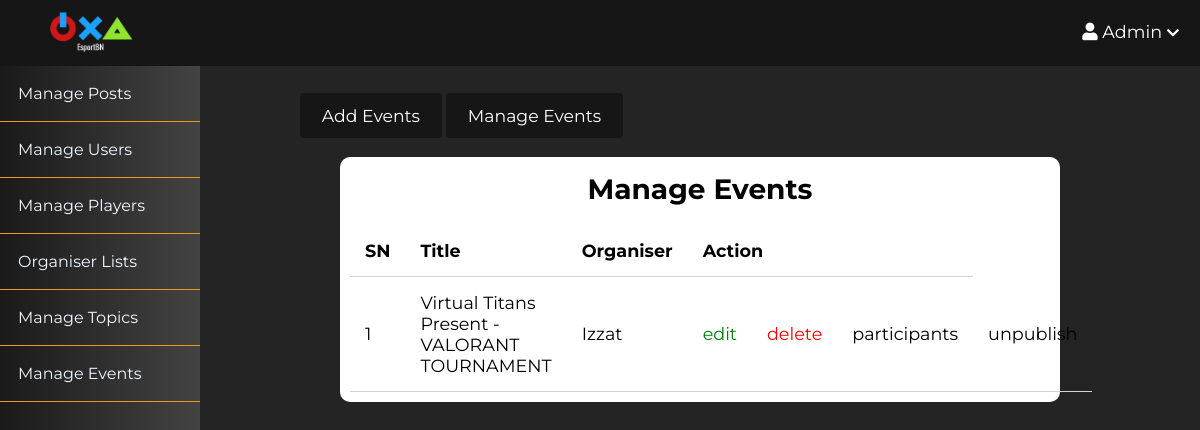
Before: /admin/events/index.php (signed in) with the older database file.
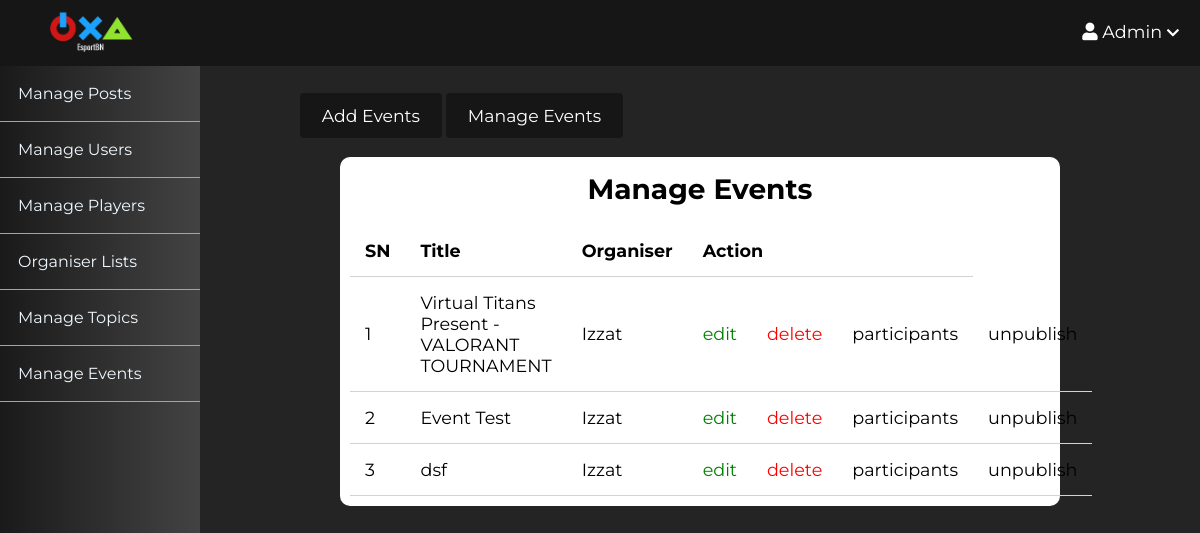
After: the same page with the newer database file.
### tables this page shows
CREATE TABLE `events` (
  `id` int(11) NOT NULL,
  `user_id` int(11) NOT NULL,
  `topic_id` int(11) DEFAULT NULL,
  `title` varchar(255) NOT NULL,
  `image` varchar(255) NOT NULL,
  `body` text NOT NULL,
  `category` varchar(255) NOT NULL,
  `s_price` float(10,2) NOT NULL,
  `currency` varchar(10) NOT NULL DEFAULT 'SGD',
  `published` tinyint(4) NOT NULL,
  `created_at` datetime NOT NULL DEFAULT current_timestamp(),
  `status` tinyint(1) NOT NULL DEFAULT 1 COMMENT '1=Active, 0=Inactive',
  `participant_limit` int(30) NOT NULL
);

CREATE TABLE `users` (
  `id` int(11) NOT NULL,
  `admin` tinyint(4) NOT NULL,
  `username` varchar(255) NOT NULL,
  `email` varchar(255) NOT NULL,
  `password` varchar(255) NOT NULL,
  `code` mediumint(50) NOT NULL,
  `status` text NOT NULL,
  `created_at` timestamp NOT NULL DEFAULT current_timestamp(),
  `bio` text NOT NULL DEFAULT 'No Bio Yet ... ',
  `instagram` text NOT NULL DEFAULT 'EsportBrunei',
  `steam` text NOT NULL DEFAULT 'SteamID',
  `discord` text NOT NULL DEFAULT 'name#0000',
  `pic` varchar(255) NOT NULL DEFAULT '1634018908_profile.png',
  `blocked` tinyint(4) NOT NULL,
  `proof` varchar(255) NOT NULL,
  `organiser_status` int(11) NOT NULL,
  `phone_number` int(7) NOT NULL,
  `details` text NOT NULL
);

### app/database/db.php (called while the page is built, shortened)
<?php
require('connect.php');
function executeQuery($sql, $data)
{
    global $conn;
    $stmt = $conn->prepare($sql);
    $values = array_values($data);
    $types = str_repeat('s', count($values));
    $stmt->bind_param($types, ...$values);
    $stmt->execute();
    return $stmt;
}
function selectEvent($table, $conditions = [])
{
    global $conn;
    $sql =" select e.id as eventid, e.user_id, topic_id,title, image, body, published, e.created_at, u.id, username from events e inner join users u ON e.user_id = u.id ";
    if (empty($conditions)) {
        $stmt = $conn->prepare($sql);
        $stmt->execute();
        $records = $stmt->get_result()->fetch_all(MYSQLI_ASSOC);
        return $records;
    } else {
        $i = 0;
        foreach ($conditions as $key => $value) {
            if ($i === 0) {
                $sql = $sql . " WHERE $key=?";
            } else {
                $sql = $sql . " AND $key=?";
            }
            $i++;
        }
        $stmt = executeQuery($sql, $conditions);
        $records = $stmt->get_result()->fetch_all(MYSQLI_ASSOC);
        return $records;
    }
}

### app/controllers/events.php (called while the page is built, shortened)
<?php
include(ROOT_PATH . "/app/database/db.php");
$table = 'events';
$events = selectEvent($table ,  array('published'=> 1));
$Adminevents = selectEvent($table);

### admin/events/index.php (the view, shortened to what this page needs)
<?php include(ROOT_PATH . "/app/controllers/events.php");
?>
<!DOCTYPE html>
<html lang="en">
    <head>
        <link rel="stylesheet"
            href="https://use.fontawesome.com/releases/v5.7.2/css/all.css"
>
        <link rel="stylesheet" href="../../assets/css/style.css">
        <link rel="stylesheet" href="../../assets/css/admin.css">
    </head>
    <body>
    <?php include(ROOT_PATH . "/app/includes/adminHeader.php"); ?>
        <div class="admin-wrapper">
        <?php include(ROOT_PATH . "/app/includes/adminSidebar.php"); ?>
            <div class="admin-content">
                <div class="button-group">
                    <a href="create.php" class="btn btn-big">Add Events</a>
                    <a href="index.php" class="btn btn-big">Manage Events</a>
                </div>
                <div class="content">
                    <h2 class="page-title">Manage Events</h2>
                    <table>
                        <thead>
                            <th>SN</th>
                            <th>Title</th>
                            <th>Organiser</th>
                            <th colspan="3">Action</th>
                        </thead>
                        <tbody>
                            <?php foreach ($Adminevents as $key => $post): ?>
                                <tr>
                                    <td><?php echo $key + 1; ?></td>
                                    <td><?php echo $post['title'] ?></td>
                                    <td><?php echo $post['username'] ?></td>
                                    <td><a href="edit.php?id=<?php echo $post['eventid']; ?>" class="edit">edit</a></td>
                                    <td><a href="edit.php?delete_id=<?php echo $post['eventid']; ?>" class="delete">delete</a></td>
                                    <td><a href="partlist.php?id=<?php echo $post['eventid']; ?>" >participants</a></td>
                                    <?php if ($post['published']): ?>
                                        <td><a href="edit.php?published=0&p_id=<?php echo $post['eventid'] ?>" class="unpublish">unpublish</a></td>
                                    <?php else: ?>
                                        <td><a href="edit.php?published=1&p_id=<?php echo $post['eventid'] ?>" class="publish">publish</a></td>
                                    <?php endif; ?>
                                </tr>
                            <?php endforeach; ?>
                        </tbody>
                    </table>
                </div>
            </div>
        </div>
    </body>
</html>

Changed rows visible on the page:
added events: title "Event Test", user.username "Izzat"
added events: title "dsf", user.username "Izzat"
